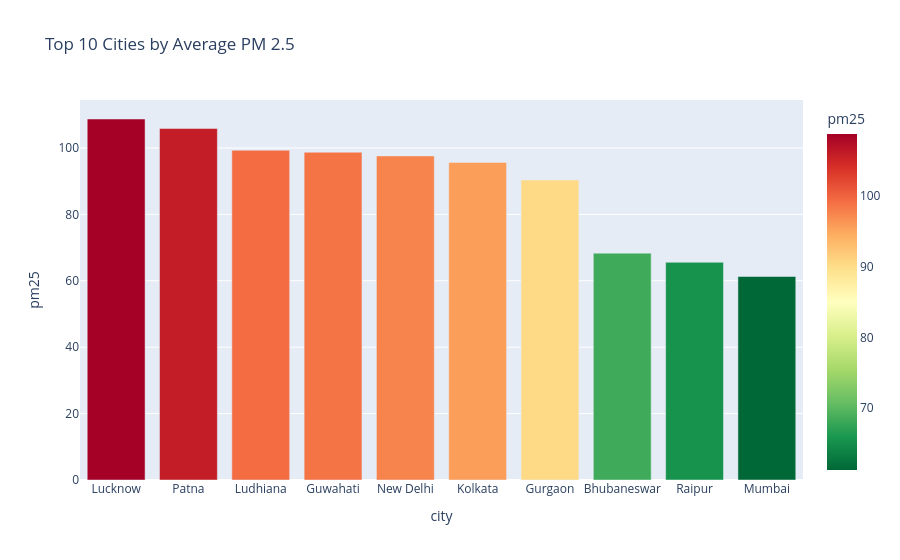

Notebook cell for this chart:
### Code cell
fig = px.bar(
    top_pm25,
    x = 'city',
    y = 'pm25',
    color='pm25',
    color_continuous_scale='RdYlGn_r',
    title='Top 10 Cities by Average PM 2.5'
)
fig.show()

### Figure 1 — Plotly figure (JSON) as saved in the notebook; plotly's stock layout.template omitted (floating-point values rounded to 4 significant figures)
{"data": [{"hovertemplate": "city=%{x}<br>pm25=%{marker.color}<extra></extra>", "legendgroup": "", "marker": {"color": [108.7, 105.8, 99.32, 98.72, 97.6, 95.63, 90.35, 68.32, 65.57, 61.28], "coloraxis": "coloraxis", "pattern": {"shape": ""}}, "name": "", "orientation": "v", "showlegend": false, "textposition": "auto", "type": "bar", "x": ["Lucknow", "Patna", "Ludhiana", "Guwahati", "New Delhi", "Kolkata", "Gurgaon", "Bhubaneswar", "Raipur", "Mumbai"], "xaxis": "x", "y": [108.7, 105.8, 99.32, 98.72, 97.6, 95.63, 90.35, 68.32, 65.57, 61.28], "yaxis": "y"}], "layout": {"barmode": "relative", "coloraxis": {"colorbar": {"title": {"text": "pm25"}}, "colorscale": [[0, "rgb(0,104,55)"], [0.1, "rgb(26,152,80)"], [0.2, "rgb(102,189,99)"], [0.3, "rgb(166,217,106)"], [0.4, "rgb(217,239,139)"], [0.5, "rgb(255,255,191)"], [0.6, "rgb(254,224,139)"], [0.7, "rgb(253,174,97)"], [0.8, "rgb(244,109,67)"], [0.9, "rgb(215,48,39)"], [1, "rgb(165,0,38)"]]}, "legend": {"tracegroupgap": 0}, "title": {"text": "Top 10 Cities by Average PM 2.5"}, "xaxis": {"anchor": "y", "domain": [0, 1], "title": {"text": "city"}}, "yaxis": {"anchor": "x", "domain": [0, 1], "title": {"text": "pm25"}}}}
